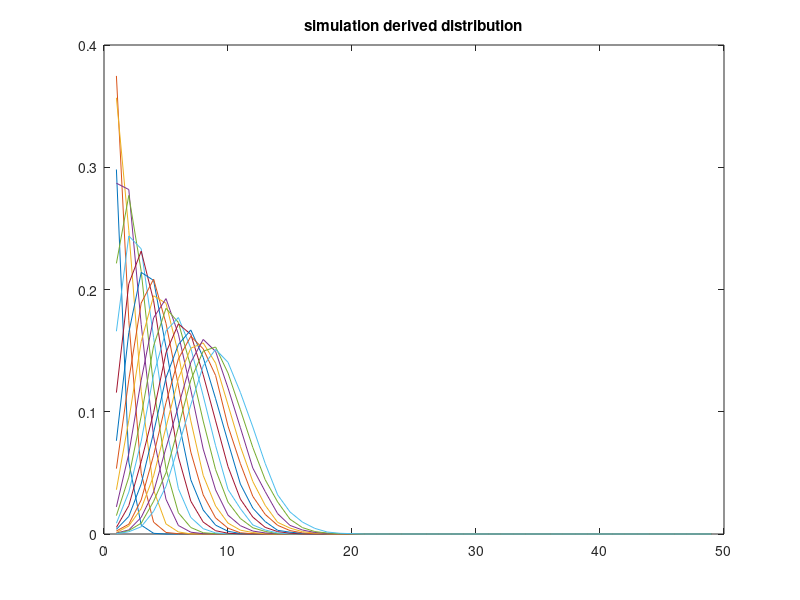
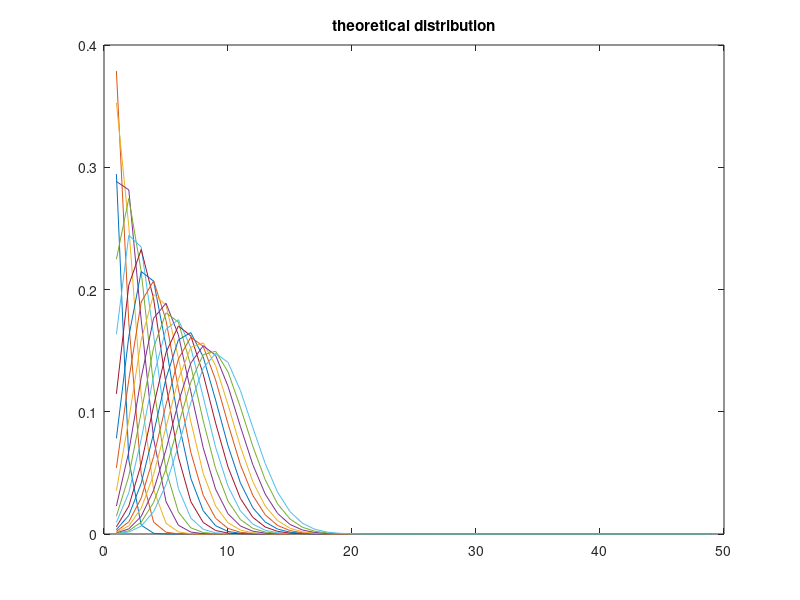
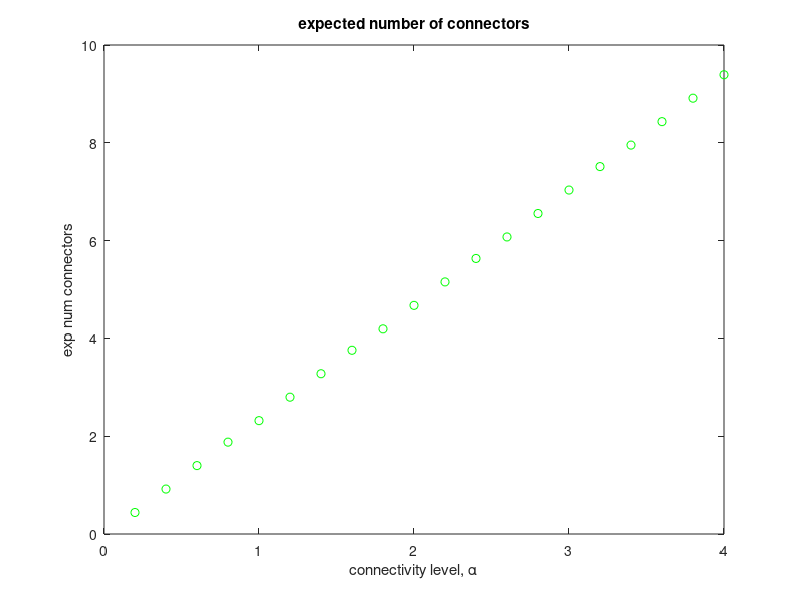

The MATLAB source for these figures, in order:
% scr test the probability of sums in the diagonal of random matrices with
% alpha connectivity level.
% This experiment is done to test the expected diagonal value in a Rouse
% matrix with extra connectors 
clear all 
close all 

N              = 50; % num cells
m              = 12;  % expected sum
alpha          = 0.1;
numAlphas      = 20;
numExperiments = 500;
s              = zeros(N-1,numAlphas);
sMat           = zeros(N,N,numAlphas);
gs             = zeros(N-1,numAlphas);
meanGs         = zeros(1,numAlphas);
meanGsTheoretical = zeros(1,numAlphas);
% Theoretical distribution of the sum of the diagonal entries 
diagEqn =  @(N,nc,n) nchoosek((N-2)*(N-1)/2 -(N-3),nc-n).*nchoosek(N-3,n)./nchoosek((N-2)*(N-1)/2, nc);
for alphaIdx = 1:numAlphas
    
 numConnectors = floor(0.01*alphaIdx*(N-1)*(N/2-1));
 diagSum       = zeros(N,numExperiments);
% choose random cells in the upper triangular matrix removing the super
% diagonal

for expIdx = 1:numExperiments
    z     = zeros(1,(N-1)*(N/2-1));
    rp    = randperm((N-1)*(N/2 -1));
    rp    = rp(1:numConnectors);
    z(rp) = 1;
    % translate the choices into the matrix
    mat = zeros(N);
    for mIdx = 1:N-2
        mat(mIdx,mIdx+2:end) = z(1:N-mIdx-1);
        z = z(N-mIdx:end);
    end
    mat                = (mat+mat');
    diagSum(:,expIdx)  = sum(mat,2);
    sMat(:,:,alphaIdx) = sMat(:,:,alphaIdx)+mat;
end

% Calculate the fraction of times the sum equals m

for mIdx = 1:N-3
  s(mIdx,alphaIdx) = sum(diagSum(:)==mIdx)/(N*numExperiments);
end

% Theoretical result
for mIdx = 1:N-3
    if mIdx<=numConnectors
     gs(mIdx,alphaIdx) = diagEqn(N,numConnectors,mIdx);     
    end
    
end
meanGs(alphaIdx) = trapz(1:size(gs,1),(1:size(gs,1)).*gs(:,alphaIdx)');
meanGsTheoretical(alphaIdx) = (N-3)*numConnectors/((N-2)*(N-1)/2);
end

figure, plot(s),  title('simulation derived distribution')
figure, plot(gs), title('theoretical distribution')
figure, plot(0.01*numAlphas.*(1:size(meanGsTheoretical,2)),meanGsTheoretical,'og','DisplayName','theoretical expected values'), title('expected number of connectors')
xlabel('connectivity level, \alpha'), ylabel('exp num connectors')